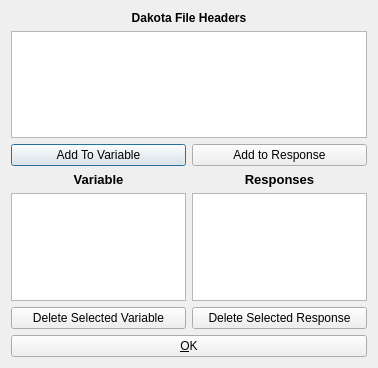
<?xml version="1.0" encoding="UTF-8"?>
<ui version="4.0">
 <class>dlg_HeaderParser</class>
 <widget class="QDialog" name="dlg_HeaderParser">
  <property name="geometry">
   <rect>
    <x>0</x>
    <y>0</y>
    <width>378</width>
    <height>368</height>
   </rect>
  </property>
  <property name="windowTitle">
   <string>Choose Variables and Responses</string>
  </property>
  <layout class="QVBoxLayout" name="verticalLayout_2">
   <item>
    <layout class="QVBoxLayout" name="verticalLayout">
     <item>
      <widget class="QLabel" name="label_3">
       <property name="text">
        <string>&lt;html&gt;&lt;head/&gt;&lt;body&gt;&lt;p align=&quot;center&quot;&gt;&lt;span style=&quot; font-weight:600;&quot;&gt;Dakota File Headers&lt;/span&gt;&lt;/p&gt;&lt;/body&gt;&lt;/html&gt;</string>
       </property>
      </widget>
     </item>
     <item>
      <widget class="QListWidget" name="wid_lst_main"/>
     </item>
     <item>
      <layout class="QHBoxLayout" name="horizontalLayout_2">
       <item>
        <widget class="QPushButton" name="btn_Addvar">
         <property name="text">
          <string>Add To Variable</string>
         </property>
        </widget>
       </item>
       <item>
        <widget class="QPushButton" name="btn_AddResp">
         <property name="text">
          <string>Add to Response</string>
         </property>
        </widget>
       </item>
      </layout>
     </item>
     <item>
      <layout class="QGridLayout" name="gridLayout">
       <item row="1" column="0">
        <widget class="QLabel" name="label">
         <property name="text">
          <string>&lt;html&gt;&lt;head/&gt;&lt;body&gt;&lt;p align=&quot;center&quot;&gt;&lt;span style=&quot; font-size:10pt; font-weight:600;&quot;&gt;Variable&lt;/span&gt;&lt;/p&gt;&lt;/body&gt;&lt;/html&gt;</string>
         </property>
        </widget>
       </item>
       <item row="1" column="1">
        <widget class="QLabel" name="label_2">
         <property name="text">
          <string>&lt;html&gt;&lt;head/&gt;&lt;body&gt;&lt;p align=&quot;center&quot;&gt;&lt;span style=&quot; font-size:10pt; font-weight:600;&quot;&gt;Responses&lt;/span&gt;&lt;/p&gt;&lt;/body&gt;&lt;/html&gt;</string>
         </property>
        </widget>
       </item>
       <item row="4" column="0">
        <widget class="QPushButton" name="btn_delVar">
         <property name="text">
          <string>Delete Selected Variable</string>
         </property>
        </widget>
       </item>
       <item row="4" column="1">
        <widget class="QPushButton" name="btn_delResp">
         <property name="text">
          <string>Delete Selected Response</string>
         </property>
        </widget>
       </item>
       <item row="2" column="0">
        <widget class="QListWidget" name="wid_lstVar"/>
       </item>
       <item row="2" column="1">
        <widget class="QListWidget" name="wid_lstResp"/>
       </item>
      </layout>
     </item>
     <item>
      <widget class="QPushButton" name="btn_Acc">
       <property name="text">
        <string>&amp;OK</string>
       </property>
      </widget>
     </item>
    </layout>
   </item>
  </layout>
 </widget>
 <resources/>
 <connections/>
</ui>
